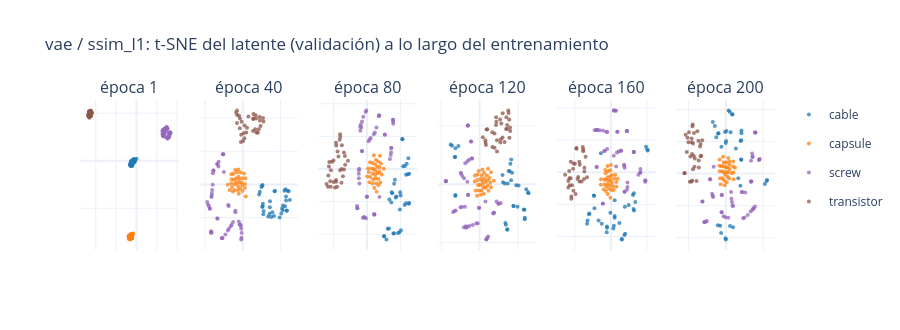
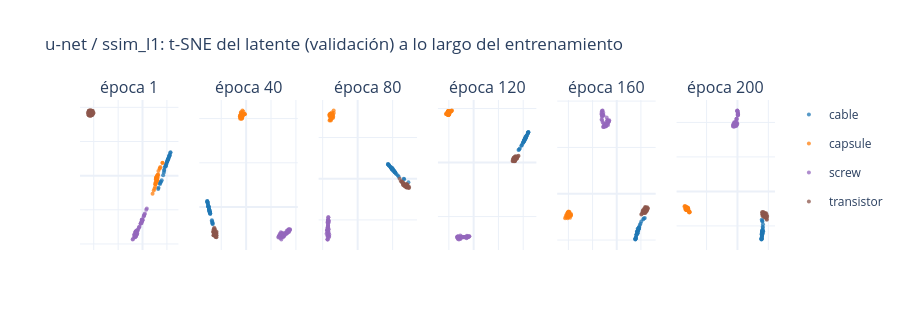

Notebook code cell kept with these figures, in order:
### Markdown cell above
### 7.3 Espacio latente con t-SNE (validación, a lo largo de las épocas)
`LatentTSNECallback` proyecta con t-SNE el vector latente $z$ de las 147 imágenes de validación cada 10 épocas, con un color por clase. En el VAE, $z = \mu$; en la U-Net, $z$ es el promedio espacial del cuello de botella. Primero se muestra la evolución de una corrida por modelo en 6 momentos del entrenamiento y después la última época de las 8 corridas. Las cuadrículas se arman con las figuras registradas por el callback y se registran en W&B.

### Code cell
# Evolución del t-SNE de validación: 6 momentos del entrenamiento de una corrida por modelo
TSNE_LOSS = "ssim_l1"  # loss of the runs whose evolution is shown
for model in wu.MODELS:
    history = [fig for _, fig in wu.plotly_history(runs[(model, TSNE_LOSS)], "val/tsne")]
    picks = [history[round(i * (len(history) - 1) / 5)] for i in range(6)]  # evenly spaced, first and last included
    fig = wu.tsne_grid(picks, [f"época {wu.tsne_epoch(f)}" for f in picks], cols=6,
                       title=f"{model} / {TSNE_LOSS}: t-SNE del latente (validación) a lo largo del entrenamiento")
    log_and_show(analysis_run, f"tsne/{model}_{TSNE_LOSS}_evolution", fig=fig)
